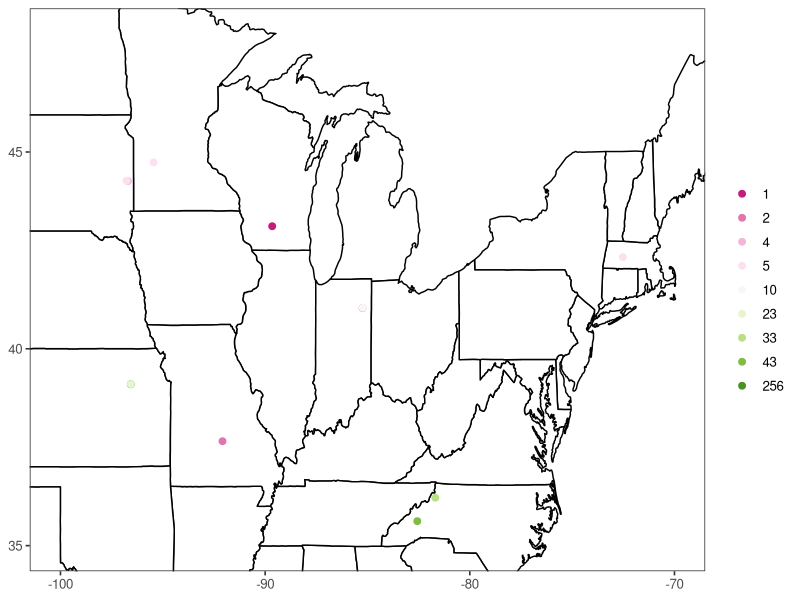
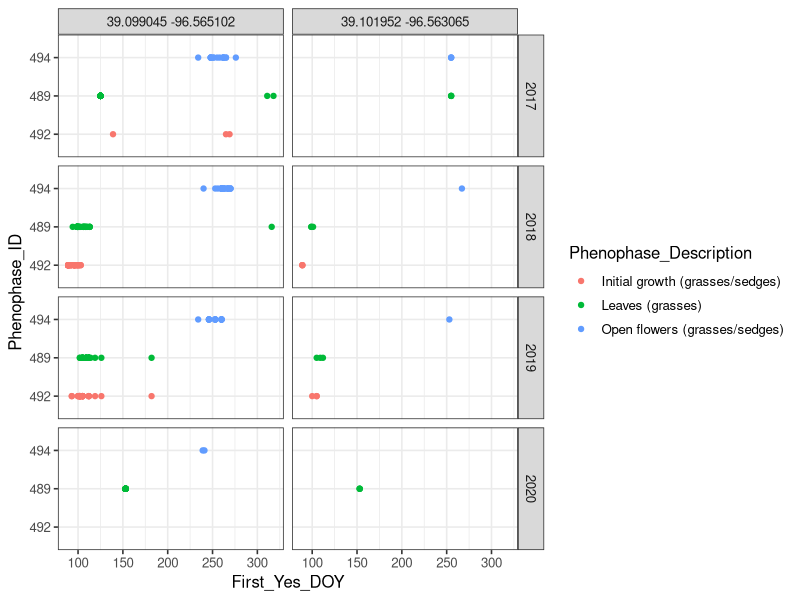
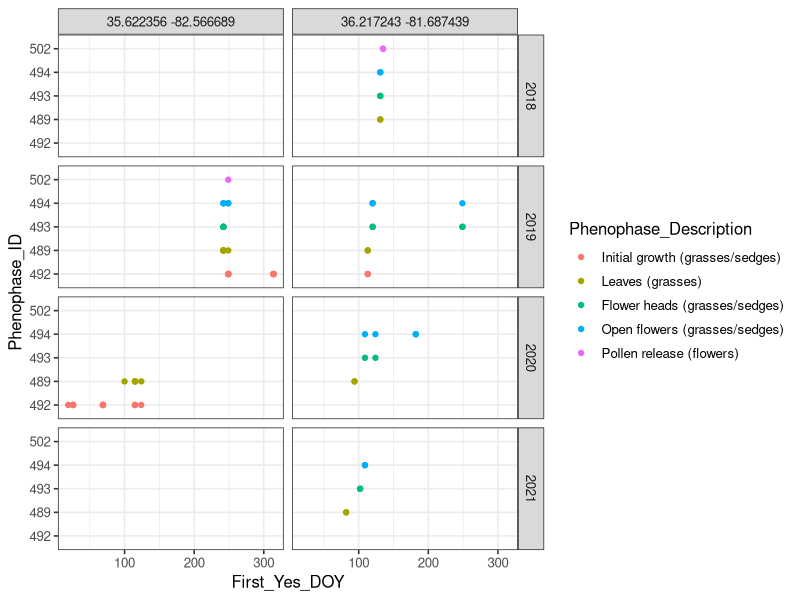

Generate these figures, in order, with R: (Note: this script raises an error after producing the figures.)
## ---- chunk 1
knitr::opts_chunk$set(echo = TRUE)
## ---- chunk 2
library(dplyr)
library(ggplot2)
## ---- chunk 3
# Read in dataset
df <- read.csv("../data/individual_phenometrics_data.csv",
               na.strings = "-9999") %>%
  mutate(Phenophase_ID = factor(Phenophase_ID, 
                                levels = c(492, 489, 493, 494, 502)),
         Phenophase_Description = factor(Phenophase_Description, 
                                         levels = c("Initial growth (grasses/sedges)",
                                                    "Leaves (grasses)",
                                                    "Flower heads (grasses/sedges)", 
                                                    "Open flowers (grasses/sedges)",
                                                    "Pollen release (flowers)")),
         geo = paste(Latitude, Longitude))
## ---- chunk 4
sumloc.df <- df %>%
  group_by(geo) %>%
  summarize(lat = unique(Latitude),
            long = unique(Longitude),
            nobs = length(Phenophase_Description))
sumind.df <- df %>%
  group_by(Individual_ID) %>%
  summarize(lat = unique(Latitude),
            long = unique(Longitude),
            nobs = length(Phenophase_Description))
## ---- chunk 5
conus_states<- map_data("state")

fig_map <- ggplot() +
  geom_polygon(data = conus_states, aes(x = long, y = lat, group = group), 
               fill = "white", color = "black") +
  geom_point(data = sumloc.df, aes(x = long, y = lat, color = as.factor(nobs)), size = 2) +
  scale_color_brewer(type = "div", palette = "PiYG") +
  coord_cartesian(xlim = c(-100, -70), ylim = c(35, 48)) +
  theme_bw(base_size = 12) +
  theme(panel.grid.major = element_blank(),
        panel.grid.minor = element_blank(),
        axis.title.x = element_blank(),
        axis.title.y = element_blank(),
        legend.title = element_blank())
print(fig_map)
## ---- chunk 6
ks <- df %>%
  filter(State =="KS")

fig_ks <- ggplot(ks, aes(x = Phenophase_ID, y = First_Yes_DOY)) +
  geom_point(aes(color = Phenophase_Description)) +
  facet_grid(rows = vars(First_Yes_Year), cols = vars(geo)) +
  theme_bw(base_size = 12) +
  coord_flip()
print(fig_ks)
## ---- chunk 7
nc <- df %>%
  filter(State =="NC")

fig_nc <- ggplot(nc, aes(x = Phenophase_ID, y = First_Yes_DOY)) +
  geom_point(aes(color = Phenophase_Description)) +
  facet_grid(rows = vars(First_Yes_Year), cols = vars(geo)) +
    theme_bw(base_size = 12) +

  coord_flip()
print(fig_nc)
## ---- chunk 8
match.df <- df %>%
  group_by(Phenophase_ID) %>%
  summarize(description = unique(Phenophase_Description))
match.df

sum(ifelse(c(table(df$Individual_ID, df$First_Yes_Year)) > 0, 1, 0))
## ---- chunk 9
wideyes.df <- df %>%
  select(1:12, 14, 17) %>%
  arrange(Phenophase_ID) %>%
  tidyr::pivot_wider(names_from = Phenophase_ID, 
                     values_from = First_Yes_DOY) %>%
  rename(leaves = "489",
         init_growth = "492",
         flower_heads = "493",
         open_flowers = "494",
         pollen_release = "502")  %>%
  mutate(init_growth = na_if(init_growth, "NULL"),
         leaves = na_if(leaves, "NULL"),
         flower_heads = na_if(flower_heads, "NULL"),
         open_flowers = na_if(open_flowers, "NULL"),
         pollen_release = na_if(pollen_release, "NULL"))

wideno.df <- df %>%
  select(1:12, 14, 19) %>%
  arrange(Phenophase_ID) %>%
  tidyr::pivot_wider(names_from = Phenophase_ID, 
                     values_from = NumDays_Since_Prior_No)%>%
  rename(leaves = "489",
         init_growth = "492",
         flower_heads = "493",
         open_flowers = "494",
         pollen_release = "502") %>%
  mutate(init_growth = na_if(init_growth, "NULL"),
         leaves = na_if(leaves, "NULL"),
         flower_heads = na_if(flower_heads, "NULL"),
         open_flowers = na_if(open_flowers, "NULL"),
         pollen_release = na_if(pollen_release, "NULL"))

dupyes_ind <- unique(c(which(unlist(lapply(wideyes.df$init_growth, length)) > 1),
                    which(unlist(lapply(wideyes.df$leaves, length)) > 1),
                    which(unlist(lapply(wideyes.df$flower_heads, length)) > 1),
                    which(unlist(lapply(wideyes.df$open_flowers, length)) > 1)))
length(dupyes_ind)

dupno_ind <- unique(c(which(unlist(lapply(wideno.df$init_growth, length)) > 1),
                    which(unlist(lapply(wideno.df$leaves, length)) > 1),
                    which(unlist(lapply(wideno.df$flower_heads, length)) > 1),
                    which(unlist(lapply(wideno.df$open_flowers, length)) > 1)))
length(dupno_ind)
## ---- chunk 10
doy_check <- wideyes.df[-1 * dupyes_ind,] %>%
  group_by(Individual_ID, First_Yes_Year) %>%
  summarize(tot_obs = sum(!is.na(init_growth),
                          !is.na(leaves),
                          !is.na(flower_heads),
                          !is.na(open_flowers),
                          !is.na(pollen_release)),
            init_growth = init_growth,
            leaves = leaves,
            flower_heads = flower_heads,
            open_flowers = open_flowers,
            pollen_release = pollen_release) %>%
  filter(tot_obs > 1) %>%
  tidyr::unnest(cols = c(init_growth, leaves, flower_heads, open_flowers, pollen_release)) %>%
  mutate(transition1 = ifelse(leaves >= init_growth, TRUE, FALSE),
         transition2 = ifelse(flower_heads >= leaves, TRUE, FALSE),
         transition3 = ifelse(open_flowers >= flower_heads, TRUE, FALSE),
         transition4 = ifelse(pollen_release >= open_flowers, TRUE, FALSE))

which(doy_check[,9:12] == FALSE)
## ---- chunk 11
no_check <- wideno.df[-1 * dupno_ind,] %>%
  tidyr::pivot_longer(13:17, names_to = "Phenophase", values_to = "days_since_prior_no") %>%
   tidyr::unnest(cols = days_since_prior_no) %>%
  tidyr::drop_na(days_since_prior_no)
  
fig_hist <- ggplot(no_check, aes(x = days_since_prior_no, fill = Phenophase)) +
  geom_histogram(alpha = 0.6, position = "identity", bins = 50) +
  theme_bw(base_size = 12)
print(fig_hist)
